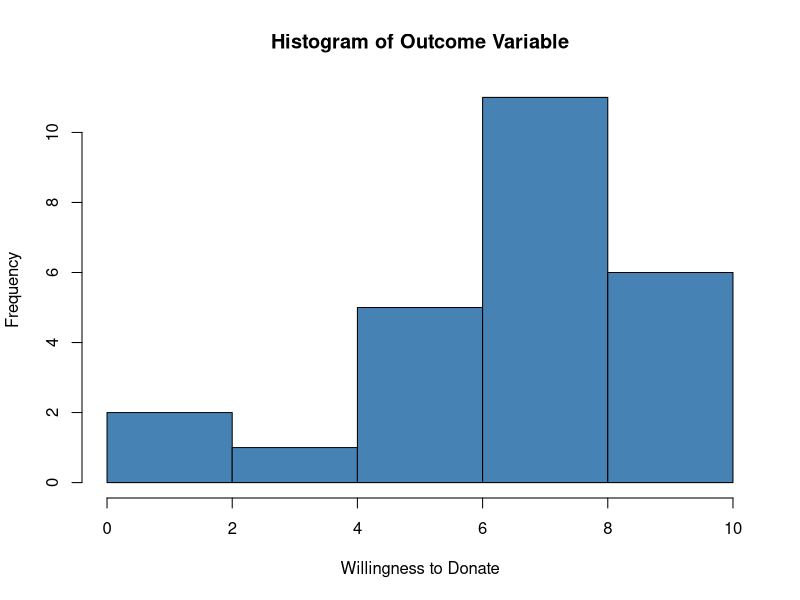

Here is the R script that generated this plot: (Note: this script raises an error after producing the figure.)
## ---- chunk 1
knitr::opts_chunk$set(echo = TRUE)

library(data.table)
library(sandwich)
library(lmtest)

library(ggplot2)
library(knitr)

## ---- chunk 2
d <- fread("data/w241_survey_pilot_03_12_22.csv")
## ---- chunk 3
d[ , .N]
d[ , .(GROUP, Q8_1)]
## ---- chunk 4
pilot_group_mean <- d[ , .(mean_donate = mean(Q8_1, na.rm = T), observations = .N), keyby = .(GROUP)]
pilot_group_mean
## ---- chunk 5
hist(
  d$Q8_1, 
  col = 'steelblue', 
  xlab = 'Willingness to Donate', 
  main = 'Histogram of Outcome Variable'
  )

d %>%
  ggplot() +
  aes(x=Q8_1, fill = GROUP) +
  geom_bar(position='dodge') +
  labs(
    title = 'Distribution of Outcome Variable', 
    x = 'Willingness to Donate'
  ) 
